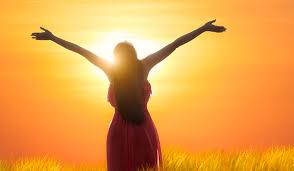
#> input picture test.jpg, 294 x 171 px, found by its file name
$ python polina_tool.py
#> lines starting #> are read from the running program, lines starting #| are printed output that depends on the picture
import os
import cv2
import numpy as np
from PIL import Image
import matplotlib.pyplot as plt
import time
import warnings
import logging
import argparse
from sklearn.cluster import KMeans

# Suppress known PIL warnings for PNGs with incorrect sRGB profiles
warnings.filterwarnings("ignore", category=UserWarning, module="PIL.PngImagePlugin")

# Setup logging to capture detailed logs in a file
logging.basicConfig(
    filename='embroidery_tool_debug.log',
    level=logging.DEBUG,
    format='%(asctime)s - %(levelname)s - %(message)s'
)

# Default image path
DEFAULT_IMAGE_PATH = "/Users/danm/Documents/Embroided/test.jpg"

# Log the start of the script
logging.info("Starting embroidery tool script...")

# Function to convert RGB values to a hex string
def rgb_to_hex(rgb):
    return "#{:02x}{:02x}{:02x}".format(int(rgb[0]), int(rgb[1]), int(rgb[2]))

def load_image(image_path):
#> called with image_path = '/Users/danm/Documents/Embroided/test.jpg'
    logging.info(f"Loading image from path: {image_path}")
    image = cv2.imread(image_path)
#> image is the input picture: shape (171, 294, 3); mean B, G, R 73.3, 162.7, 232.9
    if image is None:
        logging.error(f"Error loading image from {image_path}. Please check the file path.")
        print("Error loading image. Please check the file path.")
        return None
    image_rgb = cv2.cvtColor(image, cv2.COLOR_BGR2RGB)
    return image_rgb

def resize_image(image, max_width=500, max_height=500):
#> called with max_width = 500, max_height = 500
    logging.info("Resizing image...")
    height, width, _ = image.shape
#> height = 171; width = 294
    if height > max_height or width > max_width:
        scaling_factor = min(max_width / width, max_height / height)
        new_size = (int(width * scaling_factor), int(height * scaling_factor))
        resized_image = cv2.resize(image, new_size, interpolation=cv2.INTER_AREA)
        logging.info(f"Image resized to {new_size}")
        return resized_image
    logging.info("No resizing needed for the image.")
    return image

def display_image(image, title="Image"):
    logging.info(f"Displaying image: {title}")
    plt.imshow(image)
    plt.title(title)
    plt.axis('off')
    plt.show()

def preprocess_image(image, max_colors=10):
    # Ensure image is a PIL Image object; convert from NumPy array if necessary
#> called with max_colors = 10
    if isinstance(image, np.ndarray):
        image = Image.fromarray(image)  # Convert NumPy array to PIL Image

    image = image.convert("RGB")
    image_array = np.array(image)

    pixels = image_array.reshape((-1, 3))

    kmeans = KMeans(n_clusters=max_colors, random_state=42).fit(pixels)
    cluster_centers = kmeans.cluster_centers_.astype(int)
#> cluster_centers = [[250, 138, 52], [105, 52, 33], [253, 233, 151], [252, 210, 100], [254, 250, 223], [191, 139, 78], [145, 89, 44], [234, 149, 7], [254, 176, 64], [73, 20, 17]]
    labels = kmeans.labels_

    processed_pixels = cluster_centers[labels].reshape(image_array.shape)
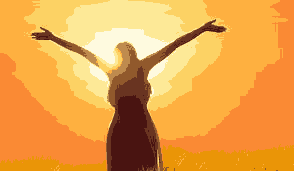
#> processed_pixels: shape (171, 294, 3) int64; mean R, G, B 232.6, 162.4, 72.9
    processed_image = Image.fromarray(processed_pixels.astype('uint8'))

    processed_image.save("processed_image.png")

    with open("unique_colors.txt", "w") as f:
        for color in cluster_centers:
            f.write(f"{tuple(color)}\n")
#> this loop made 10 passes

    print(f"Processed image saved with {len(cluster_centers)} unique colors: {cluster_centers}.")
#| Processed image saved with 10 unique colors: [[250 138  52]
#|  [105  52  33]
#|  [253 233 151]
#|  [252 210 100]
#|  [254 250 223]
#|  [191 139  78]
#|  [145  89  44]
#|  [234 149   7]
#|  [254 176  64]
#|  [ 73  20  17]].
    return processed_image, cluster_centers

def save_processed_image(processed_image, original_image_path):
    logging.info("Saving processed image...")
    directory, filename = os.path.split(original_image_path)
    name, ext = os.path.splitext(filename)
    processed_filename = f"{name}_processed{ext}"
    processed_image_path = os.path.join(directory, processed_filename)

    try:
        processed_image_pil = Image.fromarray(np.array(processed_image))
        processed_image_pil.save(processed_image_path)
        logging.info(f"Processed image saved as '{processed_image_path}'")
    except Exception as e:
        logging.error(f"Failed to save processed image: {e}")
        print(f"Error saving processed image: {e}")

def save_color_list(unique_colors, original_image_path):
    logging.info("Saving color list...")
    directory, filename = os.path.split(original_image_path)
    name, _ = os.path.splitext(filename)
    color_list_filename = f"{name}_color_list.txt"
    color_list_path = os.path.join(directory, color_list_filename)

    try:
        with open(color_list_path, 'w') as color_file:
            color_file.write("List of Unique Colors in Processed Image:\n")
            for i, color in enumerate(unique_colors):
                color_file.write(f"Color {i+1}: RGB({color[0]}, {color[1]}, {color[2]})\n")
        logging.info(f"Color list saved as '{color_list_path}'")
    except Exception as e:
        logging.error(f"Failed to save color list: {e}")
        print(f"Error saving color list: {e}")

def main():
    logging.info("Entering main function...")

    # Parse command-line arguments
    parser = argparse.ArgumentParser(description="Embroidery Tool")
    parser.add_argument('--image', type=str, default=DEFAULT_IMAGE_PATH, help='Path to the image file')
    parser.add_argument('--colors', type=int, default=10, help='Number of colors to reduce the image to')
    args = parser.parse_args()

    image_path = args.image
    max_colors = args.colors

    print("Loading image...")
    logging.info("Loading image...")
    image = load_image(image_path)
    if image is None:
        return

    print("Resizing image...")
    image = resize_image(image)

    print("Displaying the original image...")
    display_image(image, title="Original Image")

    print(f"Preprocessing the image (reducing to {max_colors} colors)...")
    processed_image, unique_colors = preprocess_image(image, max_colors=max_colors)
#> unique_colors has the same summary as cluster_centers in preprocess_image
    if processed_image is None or unique_colors is None:
        return

    print("Displaying the processed image...")
    display_image(processed_image, title="Processed Image")

    print("Saving the processed image and color list...")
    save_processed_image(processed_image, image_path)
    save_color_list(unique_colors, image_path)
#> the loop in save_color_list, `for i, color in enumerate(unique_colors):` made 10 passes

    print("Processing complete. Check the log file for more details.")

if __name__ == "__main__":
    main()
